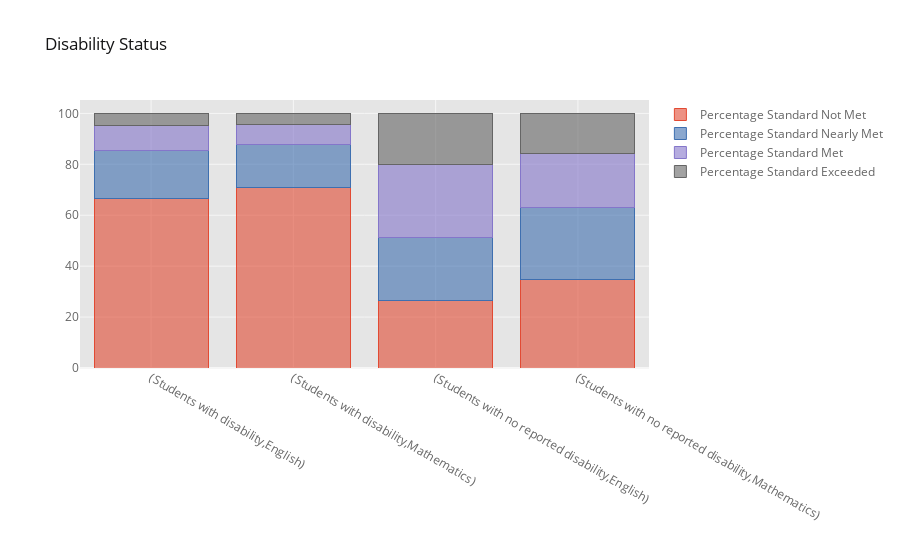

Notebook code cell kept with this figure:
### Code cell
stackedbar_interactive(final_data, 'Disability Status')

### Figure 1 — Plotly figure (JSON) as saved in the notebook; plotly's stock layout.template omitted (floating-point values rounded to 4 significant figures)
{"data": [{"marker": {"color": "rgba(226, 74, 51, 0.6)", "line": {"color": "rgba(226, 74, 51, 1.0)", "width": 1}}, "name": "Percentage Standard Not Met", "orientation": "v", "text": "", "type": "bar", "x": ["(Students with disability,English)", "(Students with disability,Mathematics)", "(Students with no reported disability,English)", "(Students with no reported disability,Mathematics)"], "y": [66.71, 71.06, 26.69, 34.72]}, {"marker": {"color": "rgba(62, 111, 176, 0.6)", "line": {"color": "rgba(62, 111, 176, 1.0)", "width": 1}}, "name": "Percentage Standard Nearly Met", "orientation": "v", "text": "", "type": "bar", "x": ["(Students with disability,English)", "(Students with disability,Mathematics)", "(Students with no reported disability,English)", "(Students with no reported disability,Mathematics)"], "y": [18.7, 16.84, 24.73, 28.38]}, {"marker": {"color": "rgba(132, 118, 202, 0.6)", "line": {"color": "rgba(132, 118, 202, 1.0)", "width": 1}}, "name": "Percentage Standard Met", "orientation": "v", "text": "", "type": "bar", "x": ["(Students with disability,English)", "(Students with disability,Mathematics)", "(Students with no reported disability,English)", "(Students with no reported disability,Mathematics)"], "y": [9.951, 7.642, 28.56, 21.35]}, {"marker": {"color": "rgba(101, 101, 101, 0.6)", "line": {"color": "rgba(101, 101, 101, 1.0)", "width": 1}}, "name": "Percentage Standard Exceeded", "orientation": "v", "text": "", "type": "bar", "x": ["(Students with disability,English)", "(Students with disability,Mathematics)", "(Students with no reported disability,English)", "(Students with no reported disability,Mathematics)"], "y": [4.632, 4.461, 20.03, 15.56]}], "layout": {"autosize": true, "barmode": "stack", "legend": {"bgcolor": "#FFFFFF", "font": {"color": "#666666"}, "traceorder": "normal"}, "paper_bgcolor": "#FFFFFF", "plot_bgcolor": "#E5E5E5", "title": {"font": {"color": "#151516"}, "text": "Disability Status"}, "xaxis": {"autorange": true, "gridcolor": "#F6F6F6", "range": [-0.5, 3.5], "showgrid": true, "tickfont": {"color": "#666666"}, "title": {"font": {"color": "#666666"}, "text": ""}, "type": "category", "zerolinecolor": "#F6F6F6"}, "yaxis": {"autorange": true, "gridcolor": "#F6F6F6", "range": [0, 105.3], "showgrid": true, "tickfont": {"color": "#666666"}, "title": {"font": {"color": "#666666"}, "text": ""}, "type": "linear", "zerolinecolor": "#F6F6F6"}}}
